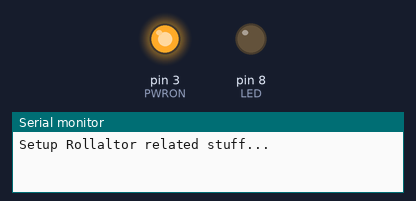
Recording of a sketch running on a simulated Arduino Uno, built with avr-gcc and run on an emulated ATmega328P. On the bench: output pins drawn as LEDs (lit = HIGH), the last lines printed to the serial monitor.

Above: at 0.1 s.
At 4.6 s:
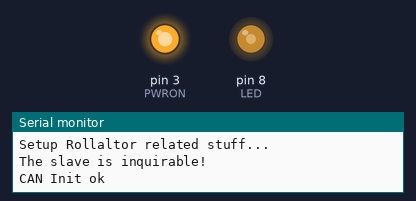
Timing chart, 0 to 6.1 s (numbered marks = the images above):
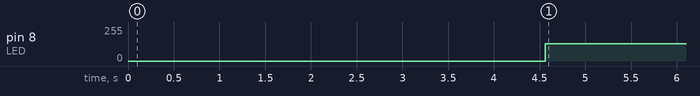

The sketch:

CAN_Read_Write_Speed.ino
```cpp
/**
* FILENAME :        iWA_RC_Slave_LC
*
* DESCRIPTION :
*       Software to Control E-Rollator from iHomeLab
*       Implemented are:
*         -Loop Controller PID
*         -Turn off on button press
*         -Time based automatic turn off (WatchDog)
*         -battery low turn off
*         -battery surveillance (ADC-Usage)
*
*       Software is partially copied from existing
*       code with unkonwn author at iHomeLab. This software extends
*       the functionality of the E-Rollator.
*
* FUNCTIONS :
*       void setup(void)
*       void loop(void)
*       void setupBluetooth(void)
*       void setupCAN(void)
*    void readBluetooth(void)
*   void readCAN(void)
*   void turnOffWatch(void)
*   void batteryStatus(void)
*   void sendSpeedToWheel(int side, int wheelSpeed)
*   void sendCurrentToWheel(int side, int wheelSpeed)
*   void tickISR()
*
* NOTES :
*       System tick can be observed on Pin 8
*       content of this file belongs to iHomeLab
*
* AUTHOR :    Fabian Niederberger        START DATE :    27.11.2016
*
* CHANGES :
* VERSION DATE      WHO     DETAIL
* 0.1     17.11.16  FN      Create file
*
*/

#include <TimerOne.h>
#include <mcp_can.h>
#include <mcp_can_dfs.h>
#include <SoftwareSerial.h>
#include <SPI.h>

/********************************************//**
 *  Makros
 ***********************************************/
#define INIT_PIDVAR(X) PIDVar X = {.w_k = 0, .e_k = 0, .e_k_1 = 0, .u_k = 0, .u_p_k = 0, .u_i_k = 0, .u_i_k_1 = 0, .u_d_k = 0, .u_d_k_1 = 0, .v_k = 0, .u_arw_k = 0, .u_arw_k_1 = 0, .y_k = 0, .y_k_1 = 0}

/********************************************//**
 *  Parameters & Variables
 ***********************************************/
//System declarations
#define TICK        10          //System Tick in ms  !!!!when change, recalculate Turn-Off Time!!!!
#define BAUDRATE    115200      //Hardware Serial Baudrate (con. to PC)

//PIN declarations
#define BATTERY     0           //battery balance on Analog 0
#define PWRON       3           //ON/OFF Transistor on Digital 3
#define PWROFF      4           //Power OFF Switch on Digital 4
#define RxD         7           //Software Rx on Digital 7
#define TxD         6           //Software Tx on Digital 6
#define LED         8           //Status LED Digital 8
#define CSCAN       10          //Chip select for CAN Shield Digital 10

//developers controls
#define CURRENT     1     //if 1 Motor is controlled by setting current
                                //if 0 Motor is controlled by setting speed
#define DEBUG_ENABLED  0    //debugging via serial port
#define PID_ON    0     //PID will be active
#define ROLLATOR_UNPLUGGED  0 //If Rollator is unplugged and tests are executed

//Declarations
SoftwareSerial bluetoothSerial(RxD,TxD);

MCP_CAN CAN(CSCAN);             //CAN Shield

//PID Parameters
static const double Kp      = 13;     //proportional gain
static const double Ti      = 18;     //i factor
static const double Td      = 1;      //d factor
static const double Tr    = Ti;     //anti-reset windup (ARW) factor (defined by Th. Prud'homme)
static const double N   = 1/TICK;   //Filter for D-Part
static const int u_min      = -2000;    //actuator min, saturation of current
static const int u_max    = 2000;     //actuator max, saturation of current
static const double ad    = Td / (Td + N*TICK); //numerator D
static const double bd    = Kp * Td * N / (Td + N*TICK); //denominator D
static const double ai    = Kp * TICK / Ti; //numerator I
static const double ar    = TICK / Tr;  //numerator ARW

typedef struct {
  double w_k;       //target, given by joystick
  double e_k;       //target/actual error
  double e_k_1;     //controller error at time k-1
  double u_k;       //actuator at time k -> value for motor
  double u_p_k;     //proportional part
  double u_i_k;     //integral part
  double u_i_k_1;     //actuators value at time k-1
  double u_d_k;     //deviation part
  double u_d_k_1;     //deviation part at time k-1
  double v_k;       //actuator before ARW
  double u_arw_k;     //ARW at time k
  double u_arw_k_1;   //error anti-reset windup at time k-1
  double y_k;       //speed
  double y_k_1;     //speed at time k-1
} PIDVar;

//Motor controls
static const int setLeft        = 266;      //control motor Left
static const int setRight       = 298;
static const int getSpeedLeft   = 256;      //read motor Left
static const int getSpeedRight  = 288;
static const int getOdoLeft     = 257;      //odo ticks left wheel
static const int getOdoRight    = 289;      //odo ticks right wheel
PIDVar left;                //PID variables for left motor
PIDVar right;

//Battery Surveillance Parameters
static const float turnOffV     = 3.4;      //device turns off at this battery cell voltage
static const int batCheck = 120 * (TICK * 10);  //battery checking time in s
static const float analogRef    = 5.0;      //ADC reference voltage
static const int adcRes         = 1024;     //ADC Resolution
static float cellVoltage        = 0;        //battery cell voltage
static int checkBat             = 0;        //battery flag
static int batCount             = 0;

//Automatic Turn Off Parameters
static const unsigned long turnOfftime = 600UL * (TICK * 10);     //turn off value in seconds
static unsigned long watchCounter = 0UL;                       //counter turn off watchdog

/**
 * an integer 16 bit is splitted into two 8 bit characters
 * <p>
 * this union is called before sending data to CAN shield
 */
union {
  int integer;
  unsigned char byte[2];
} int2byte;

/********************************************//**
 *  System Setup
 ***********************************************/
/**
 * Initializes Board and Parameters before entering the
 * main loop
 * <p>
 * This function runs only once on startup.
 */
void setup()
{
  unsigned long tOne = 0;
  //setup power Management
  pinMode(PWROFF,INPUT);
  pinMode(PWRON, OUTPUT);
  //turn on Rollator
  digitalWrite(PWRON, HIGH);

  //initialize Timer
  tOne = TICK * 1000UL;
  //Timer1.initialize(tOne);        //Timer time in set in uSeconds
  //Timer1.attachInterrupt(tickISR);

  //setup serial connections
  Serial.begin(BAUDRATE);         //Hardware UART to PC
  pinMode(RxD, INPUT);          //Software UART to BT
  pinMode(TxD, OUTPUT);

  //setup status LED
  pinMode(LED, OUTPUT);

  if(!ROLLATOR_UNPLUGGED)
  {
    Serial.println("Setup Rollaltor related stuff...");
    //setup Bluetooth shield
    setupBluetooth();
    delay(500);
    //setup CAN shield
    setupCan();
  }

  //Init Variables for PID
  INIT_PIDVAR(left);
  INIT_PIDVAR(right);
}

/********************************************//**
 *  Main
 ***********************************************/
/**
 * All tasks will be done sequentially. The requests that
 * have been set in the ISRs will be valued and executed
 * <p>
 * This function runs endlessly after setup
 */
void loop()
{
  digitalWrite(LED, digitalRead(LED)^1);

  /*
  //check button 2, when pressed, turn off
  if(digitalRead(PWROFF) == 0)
  {
    if(DEBUG_ENABLED)
      Serial.println("Switch 2 pressed, Shut-Down Rollator");
    digitalWrite(PWRON, LOW);
  }

  //check battery after defined time
  if(batCount >= batCheck)
  {
    batCount = 0;
    batteryStatus();
  }
  */

  if (!ROLLATOR_UNPLUGGED)
  {
    /*
    //check bluetooth buffer for new target values
    readBluetooth();
    */

    //read actual values
    readCAN();

    //Set new values to motors
    if(CURRENT)
    {
      //send current values to motors
      sendCurrentToWheel(setLeft, ((int) left.u_k));
      sendCurrentToWheel(setRight, ((int) right.u_k));
      if(DEBUG_ENABLED)
        Serial.println("Current: " + String(left.u_k) + " / " + String(right.u_k) + ";");
    }
    else
    {
      //send Speed values to motors
      sendSpeedToWheel(setLeft, ((int) left.u_k));
      sendSpeedToWheel(setRight, ((int) right.u_k));
      if(DEBUG_ENABLED)
        Serial.println("Speed: " + String(left.u_k) + " / " + String(right.u_k) + ";");
    }

  }
}

/********************************************//**
 *  Setup Peripheral Components
 ***********************************************/

/**
 * Sends initializing commands to bluetooth modul to set it
 * up for connection with remote controller.
 * <p>
 * This function is called once on setup.
 */
void setupBluetooth()
{
    bluetoothSerial.begin(38400);                           // Set BluetoothBee BaudRate to default baud rate 38400
    bluetoothSerial.print("\r\n+STWMOD=0\r\n");             // set the bluetooth work in slave mode
    bluetoothSerial.print("\r\n+STNA=SeeedBTSlave\r\n");    // set the bluetooth name as "SeeedBTSlave"
    bluetoothSerial.print("\r\n+STOAUT=1\r\n");             // Permit Paired device to connect me
    bluetoothSerial.print("\r\n+STAUTO=0\r\n");             // Auto-connection should be forbidden here
    delay(2000);                                            // This delay is required.
    bluetoothSerial.print("\r\n+INQ=1\r\n");                // make the slave bluetooth inquirable
    Serial.println("The slave is inquirable!");
    delay(2000);                                            // This delay is required.
    bluetoothSerial.flush();
}

/**
 * Sends initializing commands to can shield to set it
 * up for communication with motor controller from the
 * wheels, left and right.
 * <p>
 * This function is called once on setup.
 */
void setupCan()
{
START_SETUP:
  if(CAN_OK == CAN.begin(CAN_1000KBPS))
  {
    Serial.println("CAN Init ok");
  }
  else
  {
    Serial.println("Can't init CAN\nTrying again...");
    delay(100);
    goto START_SETUP;
  }
}

/********************************************//**
 *  Functions
 ***********************************************/
/**
 * Sends initializing commands to bluetooth modul to set it
 * up for connection with remote controller.
 * <p>
 * This function runs each loop.
 */
void readBluetooth()
{
  char recvChar;
  String recvString = "";
  boolean startString = false;

  while(1)
  {
    if(bluetoothSerial.available())
    {
      recvChar = bluetoothSerial.read();
      if(recvChar == 's' && !startString)
      {
        //String starts here.
        recvString = String(recvChar);
        startString = true;
      }
      else if(startString)
      {
        recvString += recvChar;
        if(recvChar == ';')
          break;
      }
    }
  }

  int indexOfDelimiter, indexOfEnd;
  String lValue, rValue;

  indexOfDelimiter = recvString.indexOf('/');
  indexOfEnd = recvString.indexOf(';');

  left.w_k = (recvString.substring(1, indexOfDelimiter)).toInt();
  right.w_k = (recvString.substring(indexOfDelimiter + 1, indexOfEnd)).toInt();
  //if rollator active, reset watchdog
  if((left.w_k || right.w_k))
  watchCounter = 0;
  if(DEBUG_ENABLED)
  Serial.println("Joystick Value:" + String(left.w_k) + " / " + String(right.w_k));
}

/**
 * reads speed information from CAN-Bus
 * <p>
 * this function runs each loop
 */
void readCAN()
{
  unsigned char len = 0;
  unsigned char buf[8];
  unsigned char val[2] = {0, 0};
  int sigVal[2] = {0, 0};

  if(CAN_MSGAVAIL == CAN.checkReceive())                // check if data incoming
  {
    CAN.readMsgBuf(&len, buf);                          // read data,  len: data length, buf: data buf
    unsigned int canId = CAN.getCanId();
    //CAN-Frame is Speed/Accel. Calculate usable value
    if((canId == 256) || (canId == 288)){                           //show can ID
      for(int i = 0; i<2; i++)                          // read only first 2 bytes (speed)
      {
        val[i] = 256 - buf[i];
      }
      //if(DEBUG_ENABLED)
      //  Serial.println("Speed: " + String(canId) + ",\t" + String(val[0]) + ",\t" + String(val[1]) + ";");

      //prepare forward values for controlling
      if((val[0] > 0) && (val[0] < 128))
      {
        sigVal[0] = val[0] - 1;
        if(canId == 256)  //left
          left.y_k = sigVal[0] * 256 + val[1];
        if(canId == 288)
          right.y_k = sigVal[0] * 256 + val[1];
      }
      sigVal[1] = sigVal[0] * 256 + val[1];

      //prepare reverse values for controlling
      if((val[0] >= 128))
      {
        sigVal[0] = (int) val[0];
        sigVal[0] = sigVal[0] - 255;
        sigVal[1] = (int) val[1];
        sigVal[1] = (sigVal[1] - 255);

        if(canId == 256)
          left.y_k = (sigVal[0] * 256 + sigVal[1]);
        if(canId == 288)
          right.y_k = (sigVal[0] * 256 + sigVal[1]);
      }
      if (DEBUG_ENABLED)
        Serial.println("y_k: " + String(canId) + ",\t" + String(sigVal[1]) + ";");
    }
  }
}


/**
 * increments a counter. If limit is reached Rollator will
 * be turned off to prevent battery discharge
 * <p>
 * This Function is called on each system tick
 */
void turnOffWatch()
{
  watchCounter++;
  if(watchCounter >= turnOfftime)
  {
    digitalWrite(PWRON, LOW);
  }
}

/**
 * battery cell voltage will be calculated and on low
 * voltage Rollator will be turned off
 * <p>
 * this functions will be called after defined time
 */
void batteryStatus()
{
  cellVoltage = analogRead(BATTERY);
  cellVoltage = (cellVoltage * analogRef) / adcRes;     //Voltage at Analog Port
  cellVoltage = (cellVoltage * 242) / 22;               //Resistor Divider R1 + R2 = 242k, R2 = 22k
  if (DEBUG_ENABLED)
    Serial.println("Battery:\t" + String(cellVoltage) + " V");
  cellVoltage = cellVoltage/6;                          //calc cell voltage
  //on low battery voltage, turn off Rollator
  if(cellVoltage <= turnOffV)
    digitalWrite(PWRON, LOW);
}

/********************************************//**
 *  Motor Control Functions
 ***********************************************/
/**
 * send speed (RPM) infromation to wheel
 * <p>
 * this function is called in every loop wether the information
 * has changed or not. Motor needs periodically instructions othwerwise
 * turns off
 *
 * @param  side  which Motor will be controlled
 * @param  wheelSpeed RPM information
 *
 */
void sendSpeedToWheel(int side, int wheelSpeed)
{
  unsigned char sendBuf[5];
  int2byte.integer = wheelSpeed;
  sendBuf[0] = 1;
  sendBuf[1] = int2byte.byte[0];  //arduino int is 2 bytes (16 bit)
  sendBuf[2] = int2byte.byte[1];
  sendBuf[3] = 0;
  sendBuf[4] = 0;

  CAN.sendMsgBuf(side, 0, 5, sendBuf);
}

/**
 * send current (mA) infromation to wheel
 * <p>
 * this function is called in every loop wether the information
 * has changed or not. Motor needs periodically instructions othwerwise
 * turns off
 *
 * @param  side  which Motor will be controlled
 * @param  wheelSpeed RPM information
 *
 */
void sendCurrentToWheel(int side, int wheelSpeed)
{
  unsigned char sendBuf[5];
  int wheelCurrent = -2*wheelSpeed;

  int2byte.integer = wheelCurrent/3;
  sendBuf[0] = 2;
  sendBuf[1] = 0;
  sendBuf[2] = 0;
  sendBuf[3] = int2byte.byte[1];
  sendBuf[4] = int2byte.byte[0];

  CAN.sendMsgBuf(side, 0, 5, sendBuf);
}

/********************************************//**
 *  Interrupt Service Routines
 ***********************************************/
 /**
 * Time critical elements are "registered" here and
 * flags will be set to signal a execution requirement
 * for those functions
 * the Tick toggles LED to measure accuracy from
 * outside
 * <p>
 * Timer interrupt service routine will be called on
 * each timer overflow
 */
 void tickISR()
{
  digitalWrite(LED, digitalRead(LED)^1);
  turnOffWatch();

  //PID Controller turned off
  if (!PID_ON)
  {
  left.u_k = left.w_k;
  right.u_k = right.w_k;
  }

  if(!ROLLATOR_UNPLUGGED)
    batCount++;

  if(!ROLLATOR_UNPLUGGED && PID_ON)
  {
    //calculate new actuator value from PID and ARW
    left.e_k = left.w_k - left.y_k;
    right.e_k = right.w_k - right.y_k;

    //P
    left.u_p_k = Kp * left.e_k;
    right.u_p_k = Kp * right.e_k;

    //I
    left.u_i_k = left.u_i_k_1 + ai * left.e_k;
    right.u_i_k = right.u_i_k_1 + ai * right.e_k;

    //D with filter and only on output ,not on error
    left.u_d_k = ad * left.u_d_k_1 + ai * (-left.y_k + left.y_k_1);
    left.u_d_k = ad * left.u_d_k_1 + ai * (-right.y_k + right.y_k_1);

    //Store variables
    left.e_k_1 = left.e_k;
    right.e_k_1 = right.e_k;
    left.u_i_k_1 = left.u_i_k;
    right.u_i_k_1 = right.u_i_k;

    //actuator before ARW
    left.v_k = left.u_p_k + left.u_i_k + left.u_d_k + left.u_arw_k_1;
    right.v_k = right.u_p_k + right.u_i_k + right.u_d_k + right.u_arw_k_1;

    //Saturation
    if (left.v_k > u_max)
    left.u_k = u_max;
    else if (left.v_k < u_min)
    left.u_k = u_min;
    else
    left.u_k = left.v_k;

    if (right.v_k > u_max)
    right.u_k = u_max;
    else if (right.v_k < u_min)
    right.u_k = u_min;
    else
    right.u_k = right.v_k;

    //ARW
    left.u_arw_k = left.u_arw_k_1 + ar * (left.u_k - left.v_k);
    right.u_arw_k = right.u_arw_k_1 + ar * (right.u_k - right.v_k);

    //Store variables
    left.u_arw_k_1 = left.u_arw_k;
    right.u_arw_k_1 = right.u_arw_k;
    left.y_k_1 = left.y_k;
    right.y_k_1 = right.y_k;
    left.u_d_k_1 = left.u_d_k;
    right.u_d_k_1 = right.u_d_k;
  }
}
```

Measured:
- by itself, pin 8 (LED): 0/255 → 128/255 at 4.6 s
